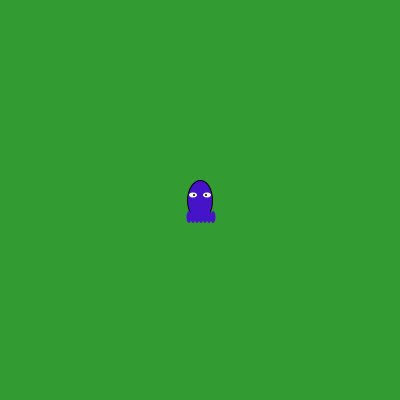
Frame 1 (no input)
Frame 60 (the mouse pressed at the canvas centre just before this capture): identical to frame 1, image omitted
Frame 120 (the mouse held since frame 60 and released just before this capture): identical to frame 1, image omitted

The Processing sketch that drew this single still picture (run headless with seeded random() and noise(); from frame 60 on, the mouse is pressed at the canvas centre):

// Processing sketch: MonsterMash
// ── MonsterMash.pde
/*************************************************************
 * MonsterMash.pde
 *
 * Code to run the sketch for the MonsterMash lab.  This code  
 * takes care of the setup and draw Processing methods.  It also
 * contains code to have the Monster follow a mouse-click.  
 *
 * Students need to provide a Monster.pde file containing the 
 * implementation of the Monster class as specified in the lab.
 *
 * @author: Julie Workman
 * @version: April 25, 2013
 **************************************************************/

// Global Monster reference
Monster m;

void setup()
{
   size(400,400);  // set the size of the drawing window
   m = new Monster(200, 200);  // create the Monster in the center of the screen
}

void draw()
{
   background(50, 155, 50);  // CHANGE this if you like
   m.draw();  // Tell the Monster to draw itself
   m.move();  // Tell the Monster to move itself
}

void mousePressed() 
{
   // Determine the direction between the Monster and the mouse click.
   PVector v = new PVector(mouseX-(int)m.getX(), mouseY-(int)m.getY());
   
   // Normalize the vector to one-pixel length and set the Monster's direction.
   v.normalize();
   m.setVector(v); 
}

// ── Monster.pde
import java.lang.*;

public class Monster{
  public PVector direction;
  public double x;
  public double y;
  
  public Monster(double x, double y){
    this.x = x;
    this.y = y;
    direction = new PVector(0,0);
  }
  
  public void draw(){
       pushMatrix();
       translate((int)x, (int)y);
        
       stroke(0);       
       fill(70,20,200);
       ellipse(0,0,25,40);
       
       noStroke();
       fill(70,20,200);
       ellipse(9,17,5,12);
       ellipse(5,17,5,12);
       ellipse(1,17,5,12);
       ellipse(-3,17,5,12);
       ellipse(-7,17,5,12);
       ellipse(13,17,5,12);
       ellipse(-11,17,5,12);
       
       fill(255,255,255);
       ellipse(-7,-5,8,5);
       ellipse(7,-5,8,5);
       
       fill(0);
       ellipse(-6,-5,2,2);
       ellipse(6,-5,2,2);

      
      
      /*
       // head
       fill(120);
       ellipse(0, -10, 25, 25);
        
       // eyes
       fill(255);
       ellipse(0, -10, 20, 18);
       fill(120);
       ellipse(0, -17, 20, 10);
       fill(0);
       ellipse(-2, -10, 2, 2);
       ellipse(2, -10, 2, 2);
        
       // muzzle / jowels
       fill(180);
       ellipse(0, -3, 22, 10);
       fill(120);
       rect(-7, 0, 14, 13);
       ellipse(0, 10, 20, 10);
       fill(180);
       ellipse(-10, 5, 7, 15);
       ellipse(10, 5, 7, 15);
        
       // nose
       fill(0);
       ellipse(0, -6, 8, 5);
        
       // teeth
       fill(255);
       triangle(-7, 0, -5, -5, -3, 0);
       triangle(7, 0, 5, -5, 3, 0);
        
       // ears
       fill(120);
       ellipse(-10, -20, 6, 3);
       ellipse(10, -20, 6, 3);*/
        
       popMatrix();
   
  }
  public double getX(){
    return x;
  }
  public double getY(){
    return y;
  }
  public void move(){
    x = x+direction.x;
    y = y+direction.y;    
  }
  public void setVector(PVector direction2){
    direction = direction2;
  }
  
  
}
